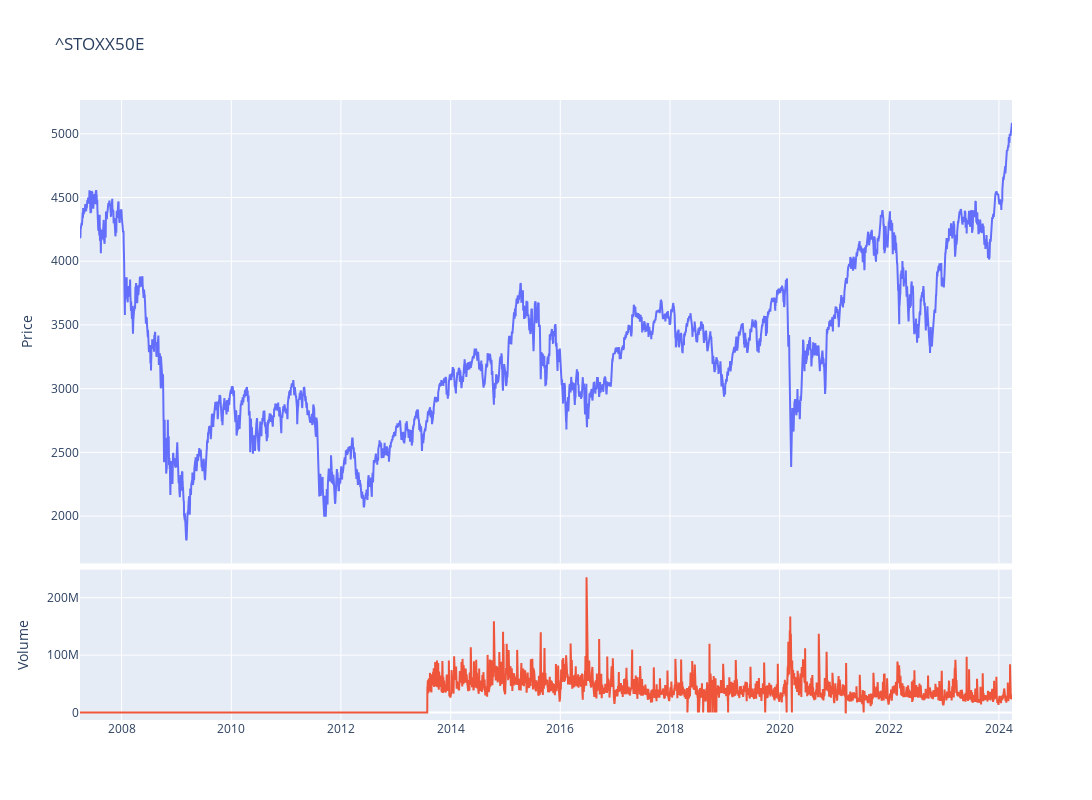

This figure's notebook cell:
### Code cell
fig = make_subplots(rows=4, cols=1,shared_xaxes=True,vertical_spacing=0.01,specs=[[{'rowspan':3,'colspan':1}],[None],[None],[{'rowspan':1,'colspan':1}]])

# Graph (1,1)
fig.add_trace(go.Scatter(x=stock_ticker.index,y=stock_ticker['Close'],mode="lines",name=f"{ticker}"),row=1, col=1)
# Update xaxis properties
fig.update_yaxes(title_text="Price", row=1, col=1)

# Graph (4,1)
fig.add_trace(go.Scatter(x=stock_ticker.index,y=stock_ticker['Volume'],mode="lines",name='Volume'),row=4, col=1)
fig.update_yaxes(title_text="Volume", row=4, col=1)

fig.update_layout(height=800, width=1300,showlegend=False,title=f"{ticker}")

fig.show()

### Figure 1 — Plotly figure (JSON) as saved in the notebook; plotly's stock layout.template omitted (floating-point values rounded to 4 significant figures; data arrays with more than 128 entries replaced by an {"elided": "..."} marker saying what was removed)
{"data": [{"mode": "lines", "name": "^STOXX50E", "type": "scatter", "x": {"elided": "4264 str values"}, "xaxis": "x", "y": {"elided": "4264 float values"}, "yaxis": "y"}, {"mode": "lines", "name": "Volume", "type": "scatter", "x": {"elided": "4264 str values"}, "xaxis": "x2", "y": {"elided": "4264 int values"}, "yaxis": "y2"}], "layout": {"height": 800, "showlegend": false, "title": {"text": "^STOXX50E"}, "width": 1300, "xaxis": {"anchor": "y", "domain": [0, 1], "matches": "x2", "showticklabels": false}, "xaxis2": {"anchor": "y2", "domain": [0, 1]}, "yaxis": {"anchor": "x", "domain": [0.2525, 1], "title": {"text": "Price"}}, "yaxis2": {"anchor": "x2", "domain": [0, 0.2425], "title": {"text": "Volume"}}}}
